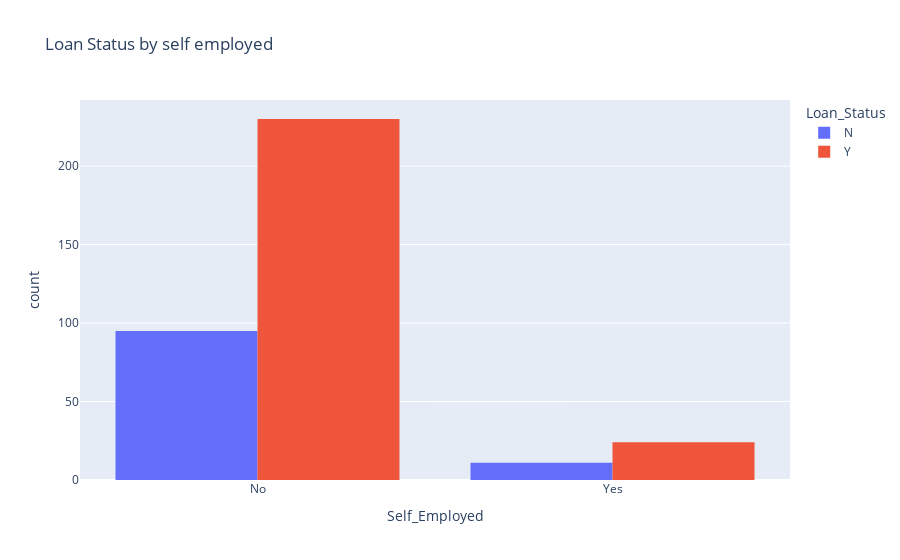

The code cell stored with this chart in its notebook:
### Code cell
px.histogram(raw_df,x='Self_Employed',color='Loan_Status',barmode="group",title="Loan Status by self employed")

### Figure 1 — Plotly figure (JSON) as saved in the notebook; plotly's stock layout.template omitted (floating-point values rounded to 4 significant figures; data arrays with more than 128 entries replaced by an {"elided": "..."} marker saying what was removed)
{"data": [{"alignmentgroup": "True", "bingroup": "x", "hovertemplate": "Loan_Status=N<br>Self_Employed=%{x}<br>count=%{y}<extra></extra>", "legendgroup": "N", "marker": {"color": "#636efa", "pattern": {"shape": ""}}, "name": "N", "offsetgroup": "N", "orientation": "v", "showlegend": true, "type": "histogram", "x": ["No", "No", "No", "No", "No", "No", "No", "No", "No", "Yes", "No", "No", "No", "No", "No", "No", "No", "No", "No", "No", "No", "Yes", null, "No", "No", "No", "No", "No", "No", "No", "No", "Yes", "No", "No", "Yes", "No", "No", "No", null, "No", "Yes", "No", "Yes", "No", "No", "No", "No", null, "Yes", "No", "No", "No", "No", "No", "No", "No", "Yes", "No", "No", "No", "No", "No", "No", "No", "No", "No", "No", "No", "No", "No", "Yes", "No", "No", "No", "No", null, "No", "No", "No", "No", "No", "No", "No", "No", "No", "No", "No", "No", "No", "No", "No", "No", "No", "No", "No", "No", "No", "No", "No", "No", "No", "No", "No", "No", "No", "No", "No", "Yes", "No", "Yes"], "xaxis": "x", "yaxis": "y"}, {"alignmentgroup": "True", "bingroup": "x", "hovertemplate": "Loan_Status=Y<br>Self_Employed=%{x}<br>count=%{y}<extra></extra>", "legendgroup": "Y", "marker": {"color": "#EF553B", "pattern": {"shape": ""}}, "name": "Y", "offsetgroup": "Y", "orientation": "v", "showlegend": true, "type": "histogram", "x": {"elided": "271 str values"}, "xaxis": "x", "yaxis": "y"}], "layout": {"barmode": "group", "legend": {"title": {"text": "Loan_Status"}, "tracegroupgap": 0}, "title": {"text": "Loan Status by self employed"}, "xaxis": {"anchor": "y", "domain": [0, 1], "title": {"text": "Self_Employed"}}, "yaxis": {"anchor": "x", "domain": [0, 1], "title": {"text": "count"}}}}
